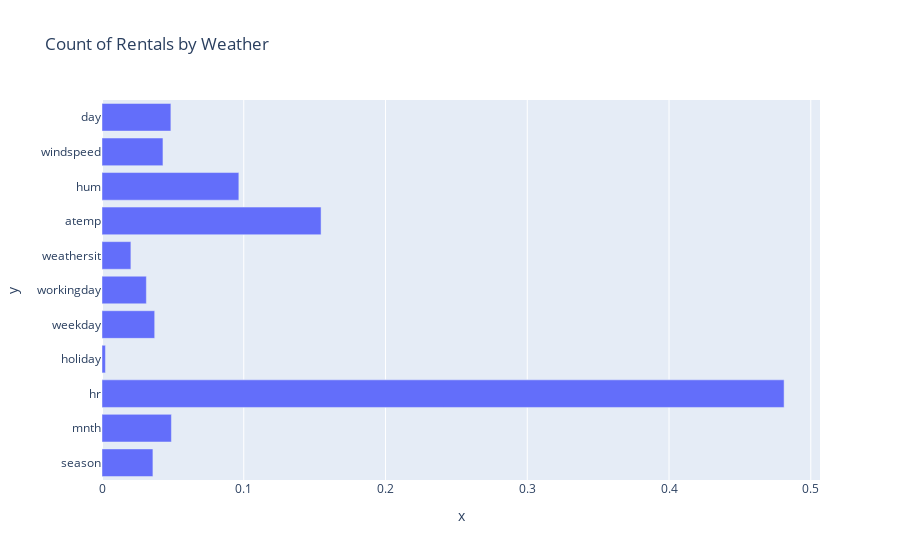

The notebook cell this image was saved under:
### Code cell
fig.show()

### Figure 1 — Plotly figure (JSON) as saved in the notebook; plotly's stock layout.template omitted (floating-point values rounded to 4 significant figures)
{"data": [{"alignmentgroup": "True", "hovertemplate": "x=%{x}<br>y=%{y}<extra></extra>", "legendgroup": "", "marker": {"color": "#636efa", "pattern": {"shape": ""}}, "name": "", "offsetgroup": "", "orientation": "h", "showlegend": false, "textposition": "auto", "type": "bar", "x": [0.03592, 0.04895, 0.4812, 0.002425, 0.03717, 0.03129, 0.02038, 0.1545, 0.09654, 0.043, 0.04859], "xaxis": "x", "y": ["season", "mnth", "hr", "holiday", "weekday", "workingday", "weathersit", "atemp", "hum", "windspeed", "day"], "yaxis": "y"}], "layout": {"barmode": "group", "legend": {"tracegroupgap": 0}, "title": {"text": "Count of Rentals by Weather"}, "xaxis": {"anchor": "y", "domain": [0, 1], "title": {"text": "x"}}, "yaxis": {"anchor": "x", "domain": [0, 1], "title": {"text": "y"}}}}
